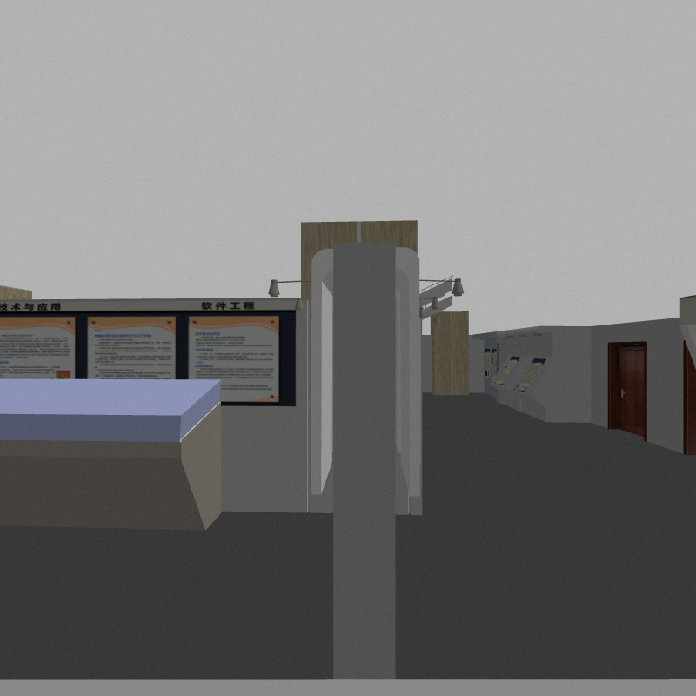
#> input picture twoEyePic/left1.png, 696 x 696 px, found by its file name
$ python toweyeDetect.py
#> lines starting #> are read from the running program, lines starting #| are printed output that depends on the picture
import matplotlib.pyplot as plt#约定俗成的写法plt
#首先定义两个函数（正弦&余弦）
import numpy as np
from PIL import Image

def getMatchPic(Left,right):
    row,col=Left.shape
    picwidth=50
    width=picwidth+row
    empty = np.array(Image.new("RGB", (width,width)))
    empty[0:picwidth, 0:picwidth] = [255, 255, 255]
    empty[picwidth:, picwidth:] = [255, 255, 255]
    for x in range(width)[picwidth:]:
        empty[x,0:picwidth]=Left[x-picwidth]
        empty[0:picwidth,x]=right[x-picwidth]
    half=int(row/2)
    for y in range(row):
        for x in range(y):
            color=Left[y]-right[x]
            sum=0
            for c in range(3):
                sum=sum+ abs(color[c])
            sum=sum/3
            # if(sum>2):
            #     sum=255
            empty[y+picwidth,x+picwidth]=[sum,sum,sum]
    plt.imshow(empty)
    pass


pic="I:/code/TwoEyeDetect-master/twoEyePic/left1.png"
picRight="I:/code/TwoEyeDetect-master/twoEyePic/right1.png"
left=np.array(Image.open(pic))
#> left is the input picture: shape (696, 696, 3); mean R, G, B 117.7, 117.4, 117.6
right=np.array(Image.open(picRight))
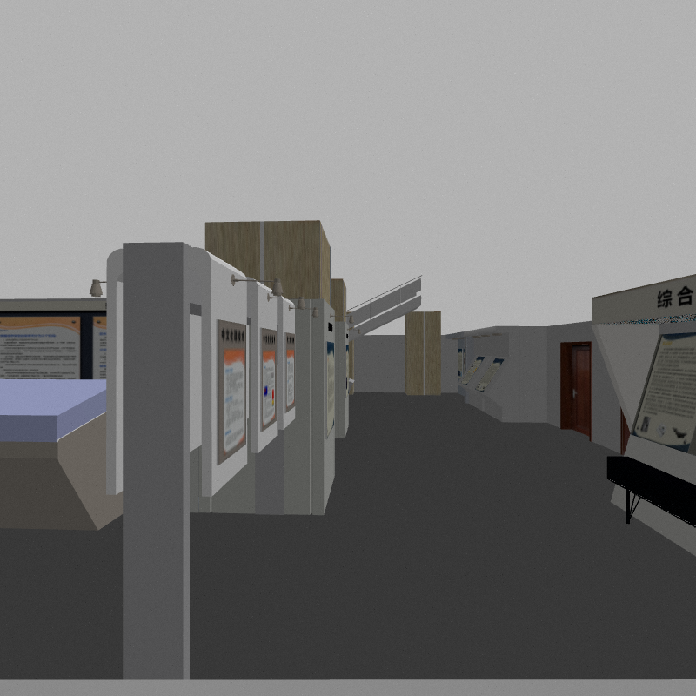
#> input picture twoEyePic/right1.png, 696 x 696 px, found by its file name
#> right is the input picture: shape (696, 696, 3); mean R, G, B 117.5, 117.2, 116.8
rows,cols,dims=left.shape
#> rows = 696; cols = 696; dims = 3
# half=int(rows/2)
half=200
dataX=range(rows)
# dataY=left[half,:,0]
# dataZ=left[half,:,1]
# dataW=left[half,:,2]
dataY=left[half,:,:]
#> dataY = 696 rows, first 8: [178, 178, 178], [177, 177, 177], [176, 176, 176], [178, 178, 178], [177, 177, 177], [175, 175, 175], [174, 174, 174], [179, 179, 179]
dataZ=right[half,:,:]
#> dataZ = 696 rows, first 8: [182, 182, 182], [177, 177, 177], [178, 178, 178], [178, 178, 178], [176, 176, 176], [178, 178, 178], [178, 178, 178], [181, 181, 181]
getMatchPic(dataY,dataZ)
#> after the loop in getMatchPic, `for x in range(width)[picwidth:]:`:
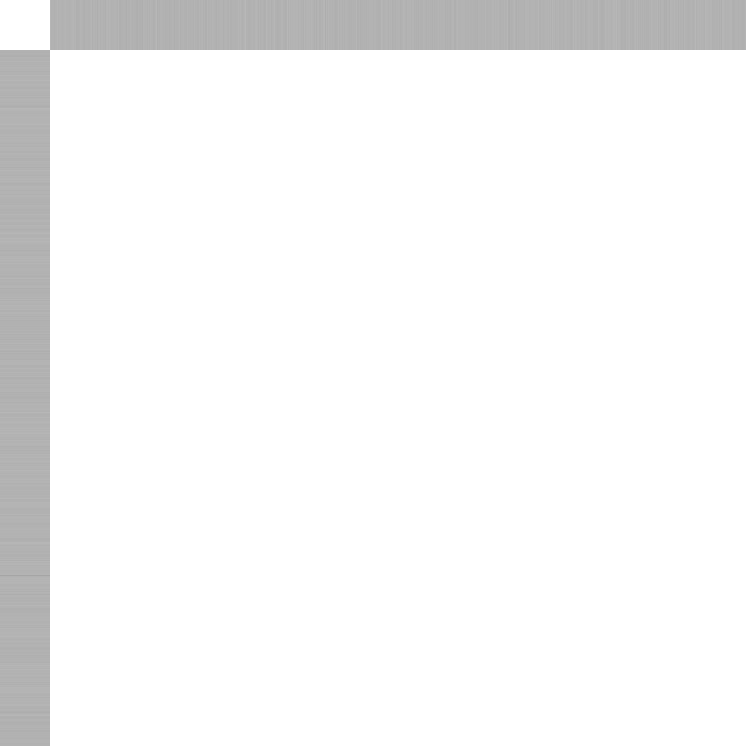
#> empty: shape (746, 746, 3); min 165, max 255, mean 245.4
#> after the loop in getMatchPic, `for y in range(row):`:
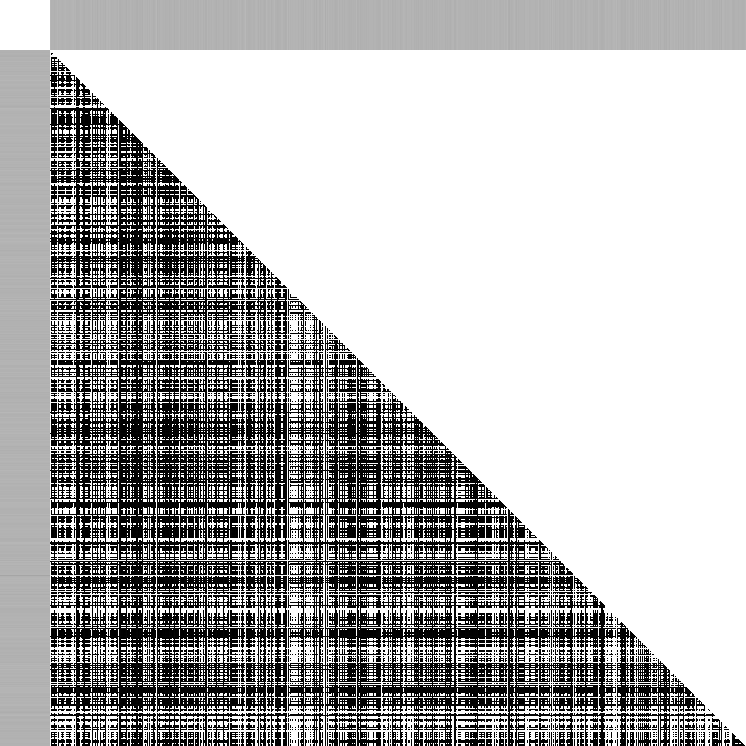
#> empty: shape (746, 746, 3); min 0, max 255, mean 179
plt.show()
